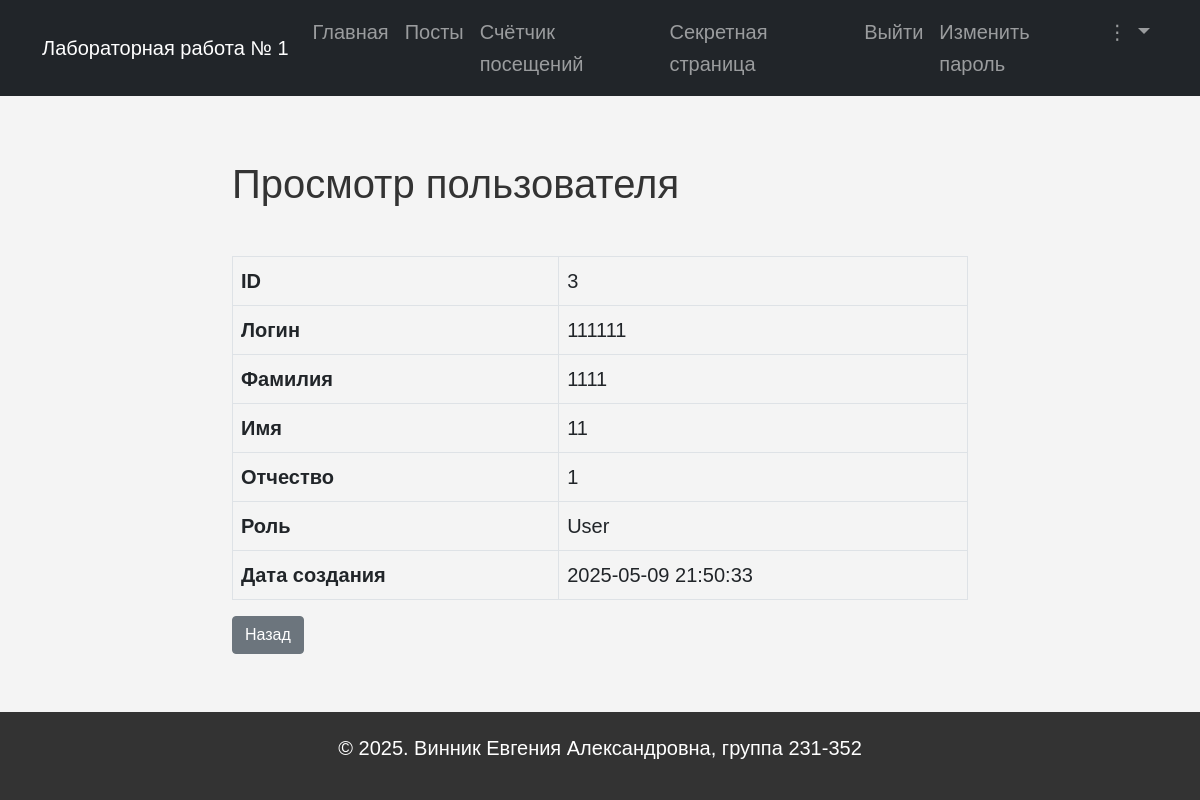
The page /view_user/3 (signed in) on the database its author committed.
### models.py (models this page shows, shortened)
class User(UserMixin, db.Model):
    __tablename__ = 'users'
    id = db.Column(db.Integer, primary_key=True)
    login = db.Column(db.String(64), unique=True, nullable=False)
    password_hash = db.Column(db.String(128), nullable=False)
    surname = db.Column(db.String(64))
    name = db.Column(db.String(64), nullable=False)
    patronymic = db.Column(db.String(64))
    role_id = db.Column(db.Integer, db.ForeignKey('roles.id'))
    role = db.relationship('Role', backref=db.backref('users', lazy=True))
    created_at = db.Column(db.DateTime, default=datetime.utcnow, nullable=False)

class Role(db.Model):
    __tablename__ = 'roles'
    id = db.Column(db.Integer, primary_key=True)
    name = db.Column(db.String(64), unique=True, nullable=False)
    description = db.Column(db.Text)

### app.py (the view)
@app.route('/view_user/<int:user_id>')
@login_required
@check_rights(['User'], own_allowed=True)
def view_user(user_id):
    user = User.query.get_or_404(user_id)
    return render_template('view_user.html', user=user)

### app.py (called while the page is built)
@login_manager.user_loader
def load_user(user_id):
    return User.query.get(int(user_id))

def check_rights(allowed_roles, own_allowed=False):
    def decorator(f):
        @wraps(f)
        def wrapper(*args, **kwargs):
            if not current_user.is_authenticated:
                return login_manager.unauthorized()
            role = current_user.role.name if current_user.role else None
            if role == 'Administrator' or role in allowed_roles:
                return f(*args, **kwargs)
            if own_allowed and kwargs.get('user_id') == current_user.id:
                return f(*args, **kwargs)
            flash("У вас недостаточно прав для доступа к данной странице.", "warning")
            return redirect(url_for('index'))
        return wrapper
    return decorator

@app.after_request
def log_visit(response):
    if request.endpoint not in ('static',) and not request.path.startswith('/visit_logs'):
        visit = VisitLog(
            path=request.path,
            user_id=current_user.id if current_user.is_authenticated else None
        )
        db.session.add(visit)
        db.session.commit()
    return response

### templates/view_user.html
{% extends 'base.html' %} {% block content %}
<div class="row">
  <div class="col-lg-8 offset-lg-2">
    <h1 class="my-5">Просмотр пользователя</h1>
    <table class="table table-bordered">
      <tbody>
        <tr>
          <th scope="row">ID</th>
          <td>{{ user.id }}</td>
        </tr>
        <tr>
          <th scope="row">Логин</th>
          <td>{{ user.login }}</td>
        </tr>
        <tr>
          <th scope="row">Фамилия</th>
          <td>{{ user.surname or '' }}</td>
        </tr>
        <tr>
          <th scope="row">Имя</th>
          <td>{{ user.name or '' }}</td>
        </tr>
        <tr>
          <th scope="row">Отчество</th>
          <td>{{ user.patronymic or '' }}</td>
        </tr>
        <tr>
          <th scope="row">Роль</th>
          <td>{{ user.role.name if user.role else '' }}</td>
        </tr>
        <tr>
          <th scope="row">Дата создания</th>
          <td>{{ user.created_at.strftime('%Y-%m-%d %H:%M:%S') }}</td>
        </tr>
      </tbody>
    </table>
    <a href="{{ url_for('index') }}" class="btn btn-secondary">Назад</a>
  </div>
</div>
{% endblock %}

### static/styles.css (style rules this page uses)
html, body { height: 100%; margin: 0; }
body { font-size: 1.25rem; font-family: Arial, sans-serif; line-height: 1.6; margin: 0; padding: 0; background-color: #f4f4f4; display: flex; flex-direction: column; }
h1, h2, h3 { color: #333; }

### rows shown on the page
User: id "3", login "111111", surname "1111", name "11", patronymic "1", created_at "2025-05-09 21:50:33"
Role: role "User"
